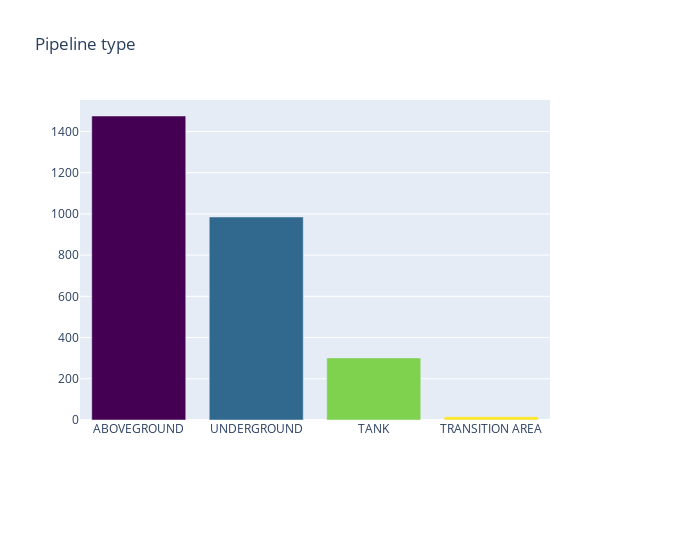

Notebook source saved alongside this figure:
### Code cell
ptype = df['Pipeline Type'].value_counts()
ptype = go.Bar(
   y = ptype.values, 
   x = ptype.index.values, 
   name = 'Pipeline Type Count', 
     marker=dict(
        color=ptype.values,
        colorscale = 'Viridis',
        reversescale = True
        )
)

data = [ptype]

layout = go.Layout (
title = 'Pipeline type', 
width = 700, 
margin=go.Margin(b=140, r=150)
)

fig = go.Figure(data=data, layout=layout)
py.iplot(fig, filename='basic-bar')

### Figure 1 — Plotly figure (JSON) as saved in the notebook; plotly's stock layout.template omitted (floating-point values rounded to 4 significant figures)
{"data": [{"marker": {"color": [1475, 985, 301, 16], "colorscale": [[0, "#440154"], [0.1111, "#482878"], [0.2222, "#3e4989"], [0.3333, "#31688e"], [0.4444, "#26828e"], [0.5556, "#1f9e89"], [0.6667, "#35b779"], [0.7778, "#6ece58"], [0.8889, "#b5de2b"], [1, "#fde725"]], "reversescale": true}, "name": "Pipeline Type Count", "type": "bar", "x": ["ABOVEGROUND", "UNDERGROUND", "TANK", "TRANSITION AREA"], "y": [1475, 985, 301, 16]}], "layout": {"margin": {"b": 140, "r": 150}, "title": {"text": "Pipeline type"}, "width": 700}}
